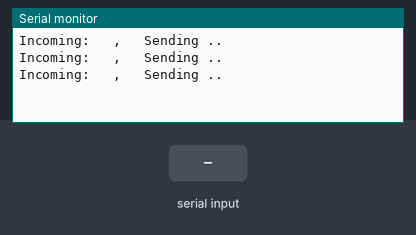
Recording of a sketch running on a simulated ESP8266 (NodeMCU). Shown: the last lines printed to the serial monitor. The inputs (shaded band) are chosen by the test bench. WiFi joins after 1.5 s; servers stay silent unless stated.

Above: at 1.2 s.
1.3 s: "undefined<" received over the second serial link
At 1.56 s:
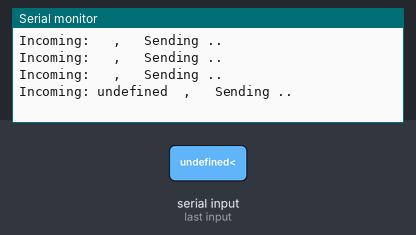
4.3 s: "1<" received over the second serial link
At 4.67 s:
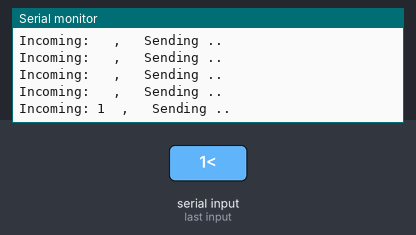

Measured:
- after the input at 1.3 s, the serial monitor: prints a new line at once (image 1)
- after the input at 4.3 s, the serial monitor: prints a new line after 0.11 s (image 2)

The sketch:

esp32.ino
```cpp
#include <ESP8266WiFi.h>
#include <Arduino_JSON.h>
#include <SoftwareSerial.h>

#define HOST_IP     "192.168.0.212"
#define HOST_PORT   8000

JSONVar myJSON;
WiFiClient wificlient;
SoftwareSerial ProminiSerial(D2 , D1);     // RX=promini, TX
String InStr; //  OutStr;

#define DEBUG

void setup() {
  #ifdef DEBUG
    Serial.begin(57600);
  #endif
  ProminiSerial.begin(57600);
  ProminiSerial.setTimeout(100);
  WiFi.enableAP(false);
  WiFi.mode(WIFI_STA);
  wifi_begin();
  wificlient.setTimeout(200);
}

void loop() {
  char ch;

  //if (ProminiSerial.available()) {
   //InStr  = "{\"mag\":100"   ;
  //  InStr += ",\"theta\":20";
   // Outstr += ",\"speedmax\":" + String(SP_val);
    //InStr += ",\"delay\":200}";
     InStr = ProminiSerial.readStringUntil('<');
     #ifdef DEBUG
          Serial.print("Incoming: ");Serial.print(InStr);
     #endif
     myJSON = JSON.parse(InStr);
     if ( JSON.typeof(myJSON) == "undefined") { // not a valid JSON
        #ifdef DEBUG
          Serial.println("=====bad JSON");
        #endif
        return;
     }
     //myJSON["speedmax"] = 111;
     //OutStr = JSON.stringify(myJSON);

     //#ifdef DEBUG
     //   Serial.print(OutStr);
     //#endif

     if (!wificlient.connect(HOST_IP, HOST_PORT)) {
        #ifdef DEBUG
          Serial.println("\t,  Connection to robot failed !!!!");
        #endif
        delay(1);
        return;
     }

     // Sending data ======

     wificlient.print(InStr + "<");
     #ifdef DEBUG
       Serial.println("\t,   Sending ..");
     #endif
     while (wificlient.available()) {
       ch = wificlient.read();
       #ifdef DEBUG
         Serial.print("\t,  Received:"); Serial.println(ch);
       #endif
     }
     wificlient.flush();

    // ProminiSerial.write("OK<");
  //}
  delay(100);
}
```
